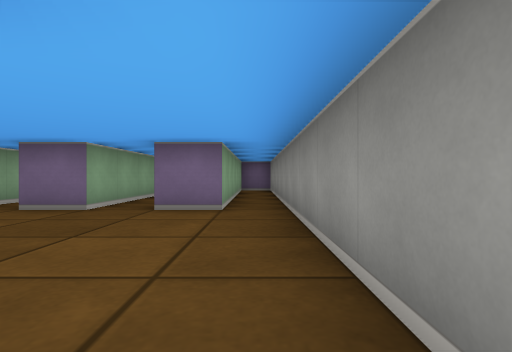
View 1 (above)

16 first-person views from a walk through a cub3D level. The camera is about half as high as the walls, looks level and sees 80° across. The floor is counted in squares. Each view is taken from the middle of a square. On the plan, view 1 faces up. The plan holds only what a view shows up to about 9 squares ahead; the rest is blank.

View 2
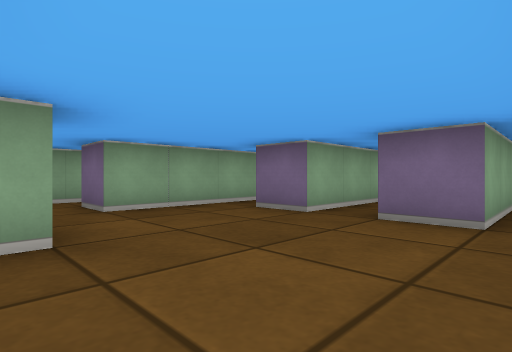

View 3
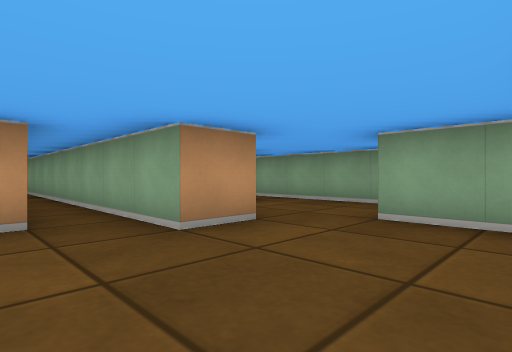

View 4
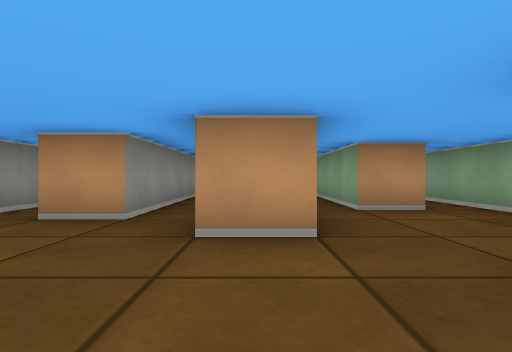

View 5
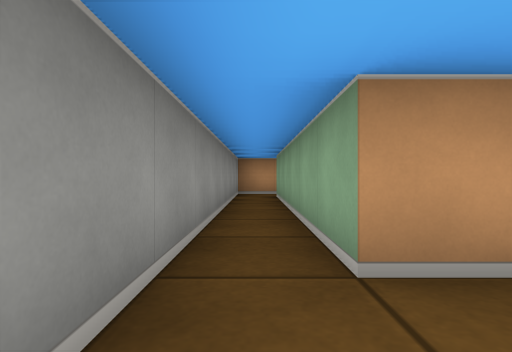

View 6
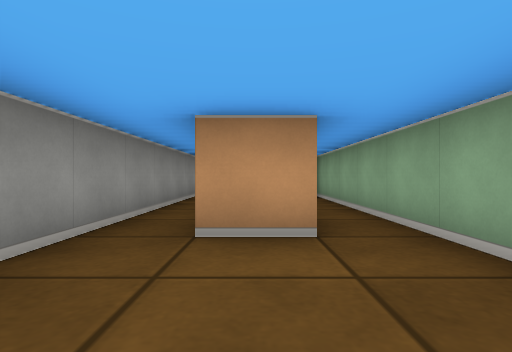

View 7
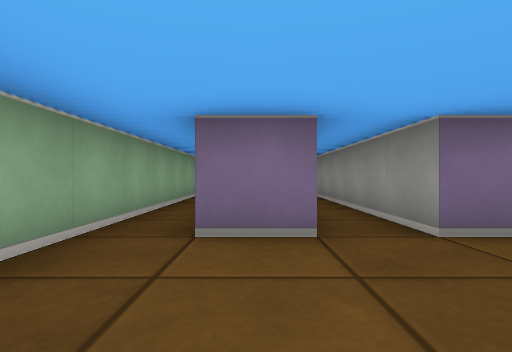

View 8
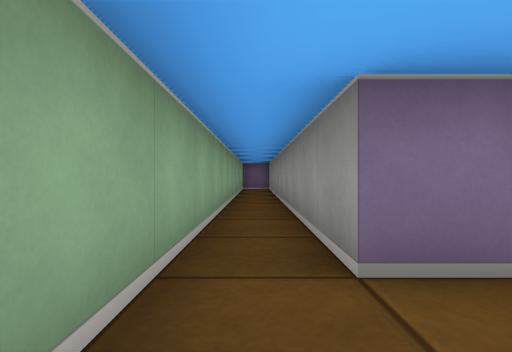

View 9
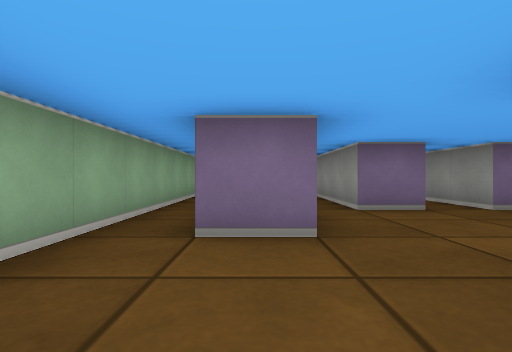

View 10
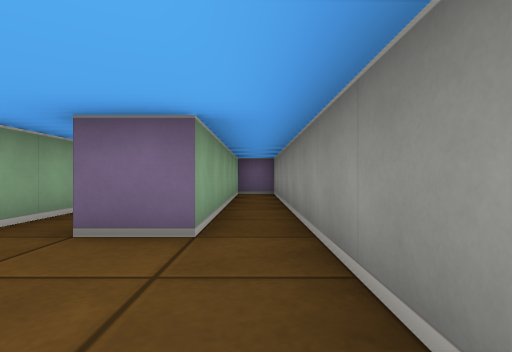

View 11
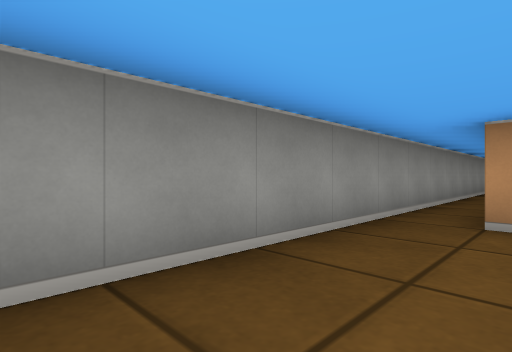

View 12
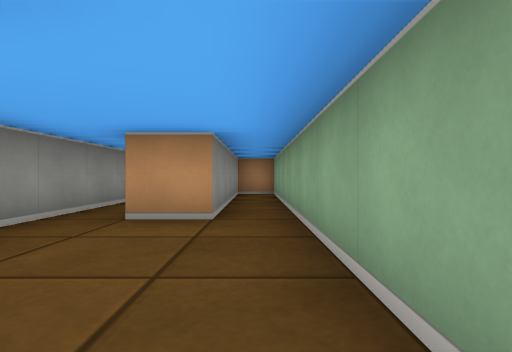

View 13
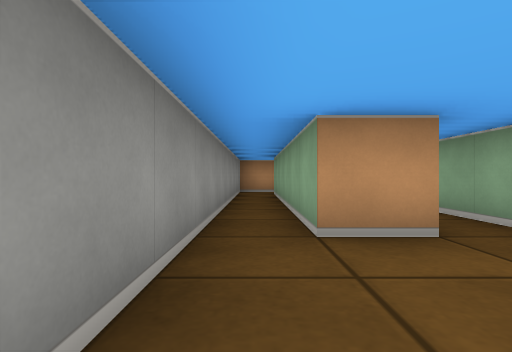

View 14
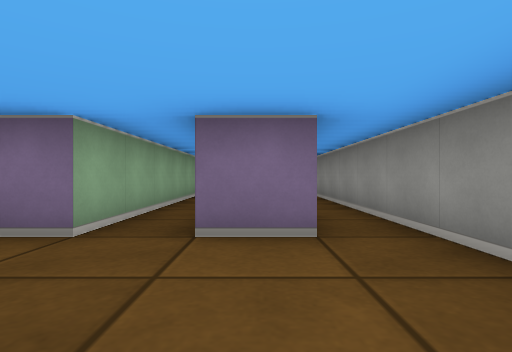

View 15
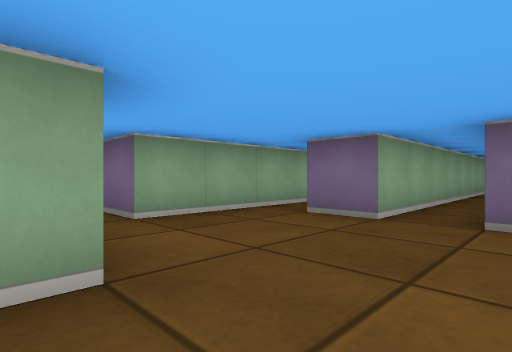

View 16
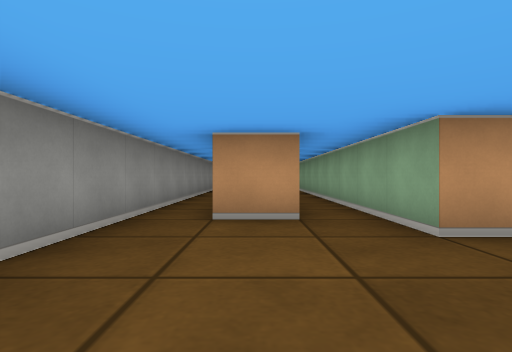

### Floor plan
Points are (right, up) in squares from view 1. A wall is a line through its corners. A room is listed if a view was taken in it or the views show most of it. See-through windows are left out.
Room 1 (views 1, 2, 3, 4, 5, 6, 7, 8, 9, 10, 11, 12, 13, 14, 15, 16)
walls: (-1.5, -3.5) (-1.5, 0.5) (-0.5, 0.5); (-6.5, 7.5) (-6.5, -5.5) (-5.5, -5.5); (-5.5, -5.1) (-5.5, -0.5) (-4.5, -0.5) (-4.5, -6.5); (-0.5, 10.1) (-0.5, 4.5) (-1.5, 4.5) (-1.5, 9.5); (-2.5, 10.5) (-2.5, 4.5) (-3.5, 4.5) (-3.5, 12); (-3.5, -7.1) (-3.5, 1.5) (-2.5, 1.5) (-2.5, -6.4); (0.5, -6.5) (0.5, 10.5) (-0.5, 10.5); (-4.6, -7.5) (-3.5, -7.5); (-4.5, 11.6) (-4.5, 2.5) (-5.5, 2.5)
ways out: opening at (-2, 10)

Where each view was taken, in squares from view 1:
view 1: 0 up, 0 right, facing up
view 2: 1 up, 0 right, facing up-left
view 3: 4 up, 1 left, facing down-left
view 4: 4 up, 3 left, facing down
view 5: 1 up, 4 left, facing down
view 6: 2 up, 5 left, facing down
view 7: 2 up, 3 left, facing up
view 8: 3 up, 4 left, facing up
view 9: 0 up, 5 left, facing up
view 10: 2 up, 0 right, facing up
view 11: 4 up, 1 left, facing down-right
view 12: 3 up, 6 left, facing down
view 13: 2 up, 4 left, facing down
view 14: 2 up, 1 left, facing up
view 15: 1 up, 1 left, facing up-left
view 16: 4 up, 1 left, facing down
